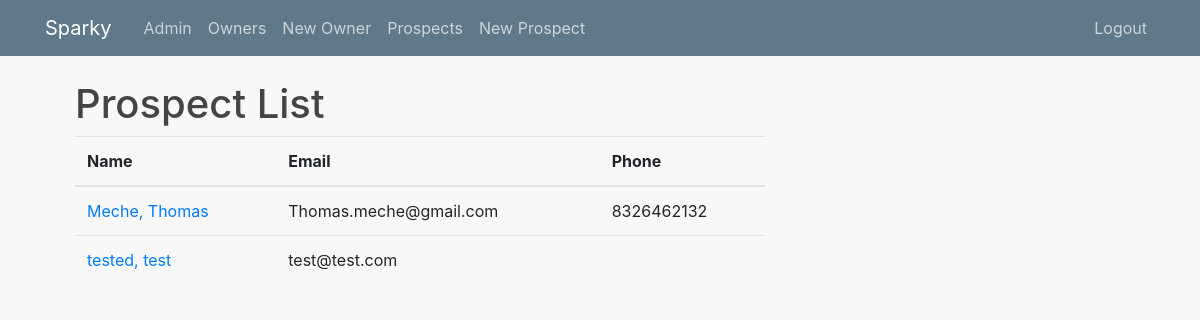
Screenshot of /owner/prospects (signed in) with the database file from the repository.
### data_entry/models.py (models this page shows, shortened)
class ProspectiveOwner(models.Model):
    first_name = models.CharField(max_length=255)
    last_name = models.CharField(max_length=255)
    personal_email = models.EmailField(max_length=255)
    phone_1 = models.CharField(("Phone ex. 123-123-4567"), max_length=20)
    home_address = models.CharField(max_length=255)
    contact_date = models.DateField()
    referred_by = models.CharField(max_length=255)
    notes = models.TextField()

### data_entry/views.py (the view)
# urls.py: path('prospects', views.Prospects, name='prospects'),
@login_required
@permission_required('user.is_admin')
def Prospects(request):
    prospect = ProspectiveOwner.objects.all()
    return render(request, 'data_entry/prospect_list.html', {'prospect': prospect})

### data_entry/templates/data_entry/prospect_list.html
{% extends 'data_entry/base.html' %}
{% block content %}
    <H1>Prospect List</H1>
    <table class="table">
        <thead>
            <tr>
                <th>Name</th>
                <th>Email</th>
                <th>Phone</th>
            </tr>
        </thead>
        <tbody>
        {% for prospect in prospect %}
            <tr>
                <td><a href="{% url 'prospect' prospect.id %}">{{prospect.last_name}}, {{prospect.first_name}}</a></td>
                <td>{{prospect.personal_email}}</td>
                <td>{{prospect.phone_1}}</td>
            </tr>
        {% endfor %}
        </tbody>
{% endblock content %}

### data_entry/static/data_entry/main.css (style rules this page uses)
body { background: #f8f8f8; color: #333333; margin-top: 5rem; }
h1, h2, h3, h4, h5, h6 { color: #444444; }

### rows the page displays
ProspectiveOwner: last_name "Meche", first_name "Thomas", personal_email "Thomas.meche@gmail.com", phone_1 "8326462132"
ProspectiveOwner: last_name "tested", first_name "test", personal_email "test@test.com"
